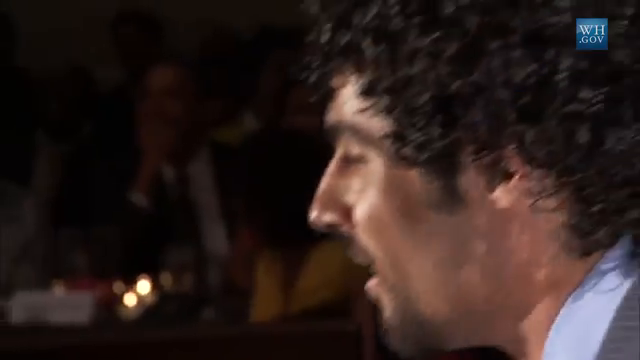
#> input picture frame 27 of face_recognition/short_hamilton_clip.mp4, 640 x 360 px, given in place of love.mp4, which was not available
$ python main4.py
#> lines starting #> are read from the running program, lines starting #| are printed output that depends on the picture; after the words box and inside, x2 and y2 are one past the last pixel; in counts of white or black regions, pixels touching at a corner belong together; pictures that were not available may be replaced by others from this repository, and a replacement may not be noted
import cv2

cap=cv2.VideoCapture("C:\\Users\\techno\\Desktop\\yenti\\love.mp4")

while True:
    ret1,frame1=cap.read()
#> frame1 is the input picture: shape (360, 640, 3); mean B, G, R 28.5, 31.7, 45.6
    gary1=cv2.cvtColor(frame1,cv2.COLOR_BGR2GRAY)
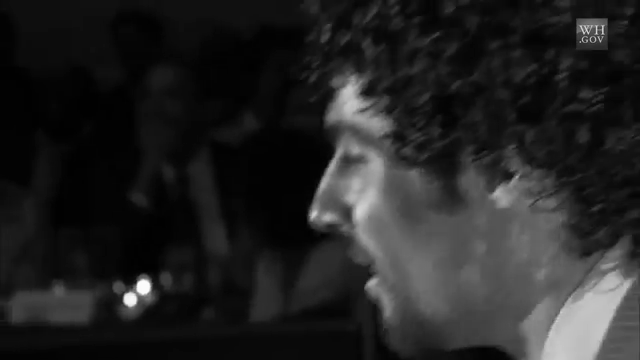
#> gary1: shape (360, 640); min 1, max 252, mean 35.5
    gray1=cv2.GaussianBlur(gary1,(21,21),0)
    cv2.imshow("Real",frame1)

    ret2,frame2=cap.read()
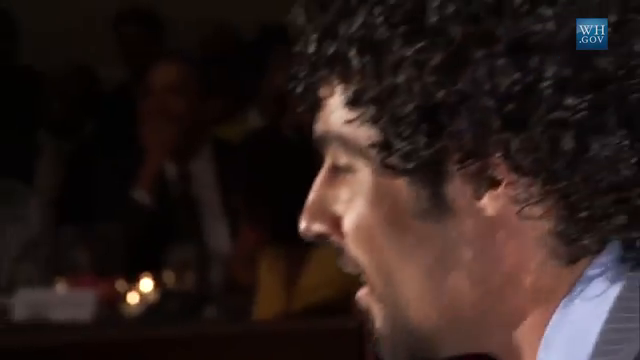
#> input picture frame 28 of face_recognition/short_hamilton_clip.mp4, 640 x 360 px, given in place of love.mp4, which was not available
#> frame2 is the input picture: shape (360, 640, 3); mean B, G, R 27.8, 30.8, 44.3
    gary2=cv2.cvtColor(frame2,cv2.COLOR_BGR2GRAY)
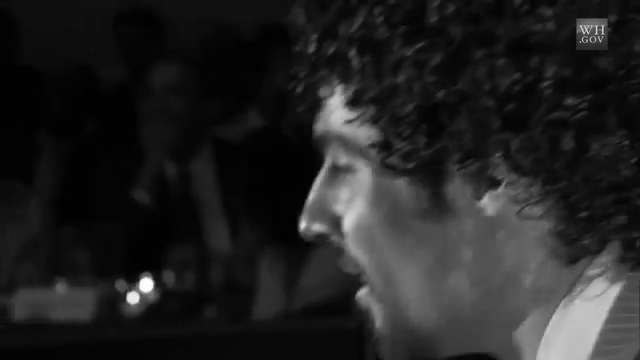
#> gary2: shape (360, 640); min 1, max 254, mean 34.5
    gray2=cv2.GaussianBlur(gary2,(21,21),0)

    deltaframe=cv2.absdiff(gray1,gray2)
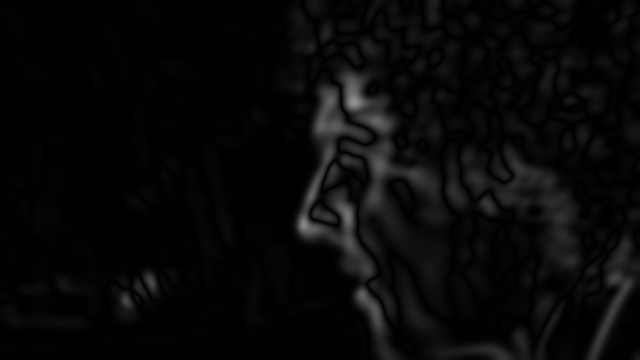
#> deltaframe: shape (360, 640); min 0, max 147, mean 8.2
    cv2.imshow("delta",deltaframe)

    threshold=cv2.threshold(deltaframe,25,255,cv2.THRESH_BINARY)[1]
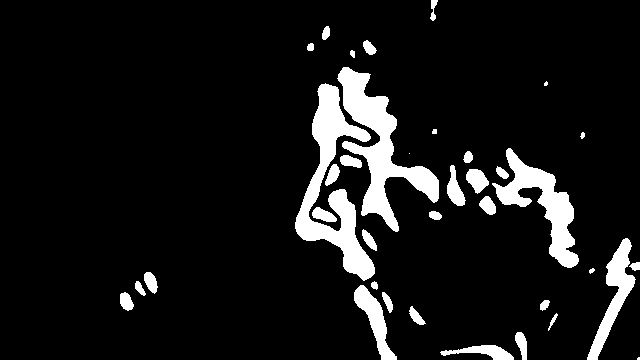
#> threshold: shape (360, 640); 9.1% white; 37 white regions (3 under 20 px), largest, box (x1, y1, x2, y2) and area: (295, 83, 375, 281) 5309, (337, 67, 439, 232) 5142, (492, 148, 579, 268) 3319
    threshold=cv2.dilate(threshold,None)
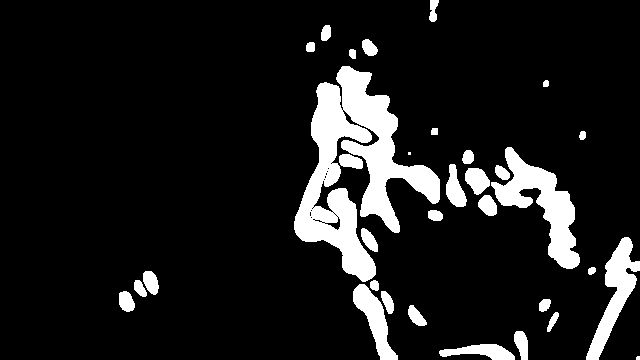
#> threshold: shape (360, 640); 11.1% white; 33 white regions (2 under 20 px)
    cv2.imshow("threshold",threshold)

    contor,heirechy=cv2.findContours(threshold,cv2.RETR_EXTERNAL,cv2.CHAIN_APPROX_SIMPLE)
#> contor = 33 contours, 2 with area under 20; largest, box (x1, y1, x2, y2) and area: (294, 66, 440, 282) 12176, (491, 147, 580, 269) 3693, (586, 237, 640, 360) 2112, (353, 284, 398, 360) 1274, (439, 344, 515, 360) 631
    for i in contor:
        if cv2.contourArea(i)<30:
            continue

        (x,y,w,h)=cv2.boundingRect(i)
        cv2.rectangle(frame2,(x,y),(x+w,y+h),(0,0,255),2)
#> this loop made 33 passes
#> (x, y, w, h) on passes 2 to 13: (439, 344, 76, 16), (514, 331, 14, 29), (547, 312, 12, 20), (408, 305, 19, 21), (539, 299, 12, 13), (381, 291, 13, 23), (119, 291, 16, 21), (353, 284, 45, 76), (370, 280, 9, 11), (134, 280, 13, 17), (143, 271, 16, 24), (588, 267, 8, 8)
#> i on pass 22: [[408, 152], [408, 154], [410, 154], [410, 152]]
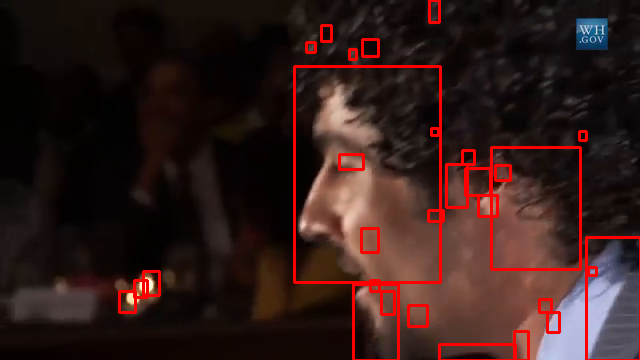
#> frame2: shape (360, 640, 3); 4.07% of pixels changed, all inside (x1, y1, x2, y2) = (118, 0, 640, 360)

    cv2.imshow("Rectangle",frame2)

    if cv2.waitKey(20) == ord('q'):
#> (key q is pressed here)
        break
cap.release()
#> (the run stopped early here; a loop or call above may not have finished)
